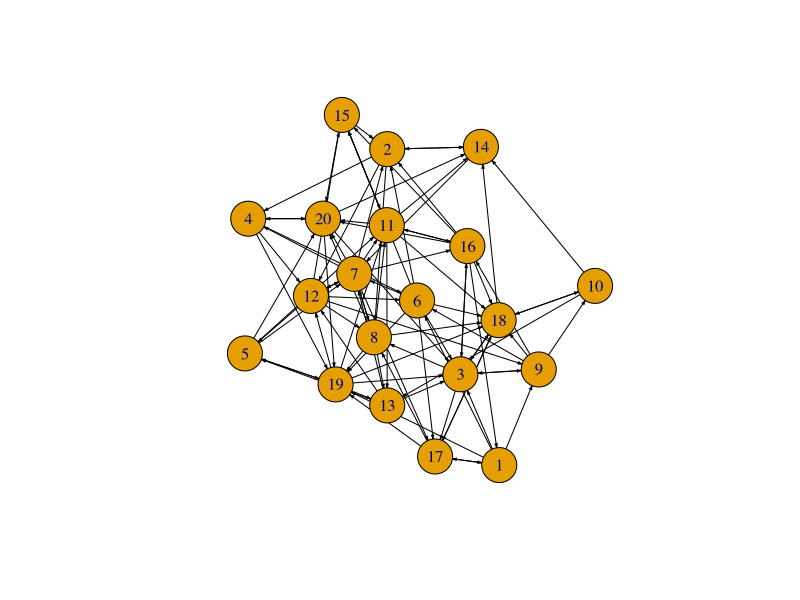
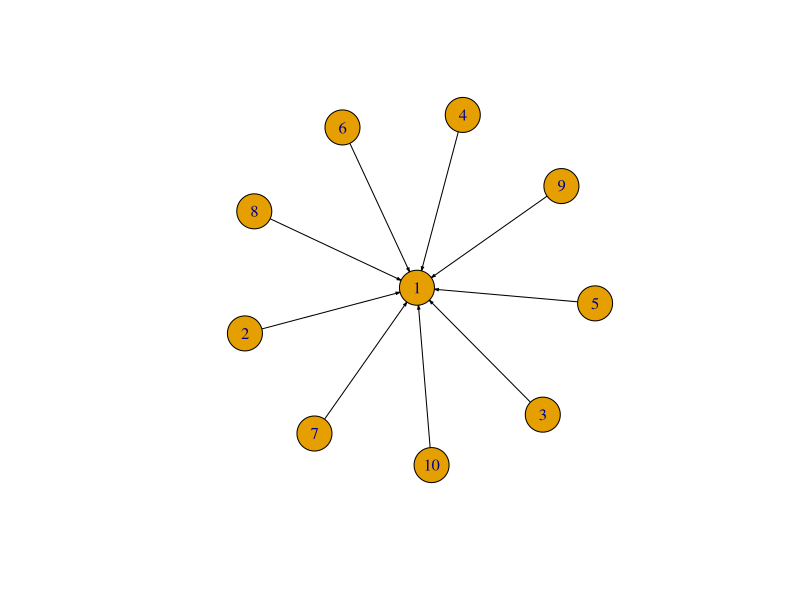

Source code (R) for these figures, in order:
#Loading the library igrpah
library(igraph)

#Generating a random directed graph
g<-random.graph.game(20,5/20,directed = TRUE)
#Getting Page rank of each node in vector form
page.rank(g)$vector

#Generating a random star graph with 10 nodes
g2<-graph.star(10)
#page rank
page.rank(g2)$vector

#plotting both the graph
plot(g,vertex.size = 20,edge.color = 'black',edge.arrow.size=.2)
plot(g2,vertex.size = 20,edge.color = 'black',edge.arrow.size=.2)
